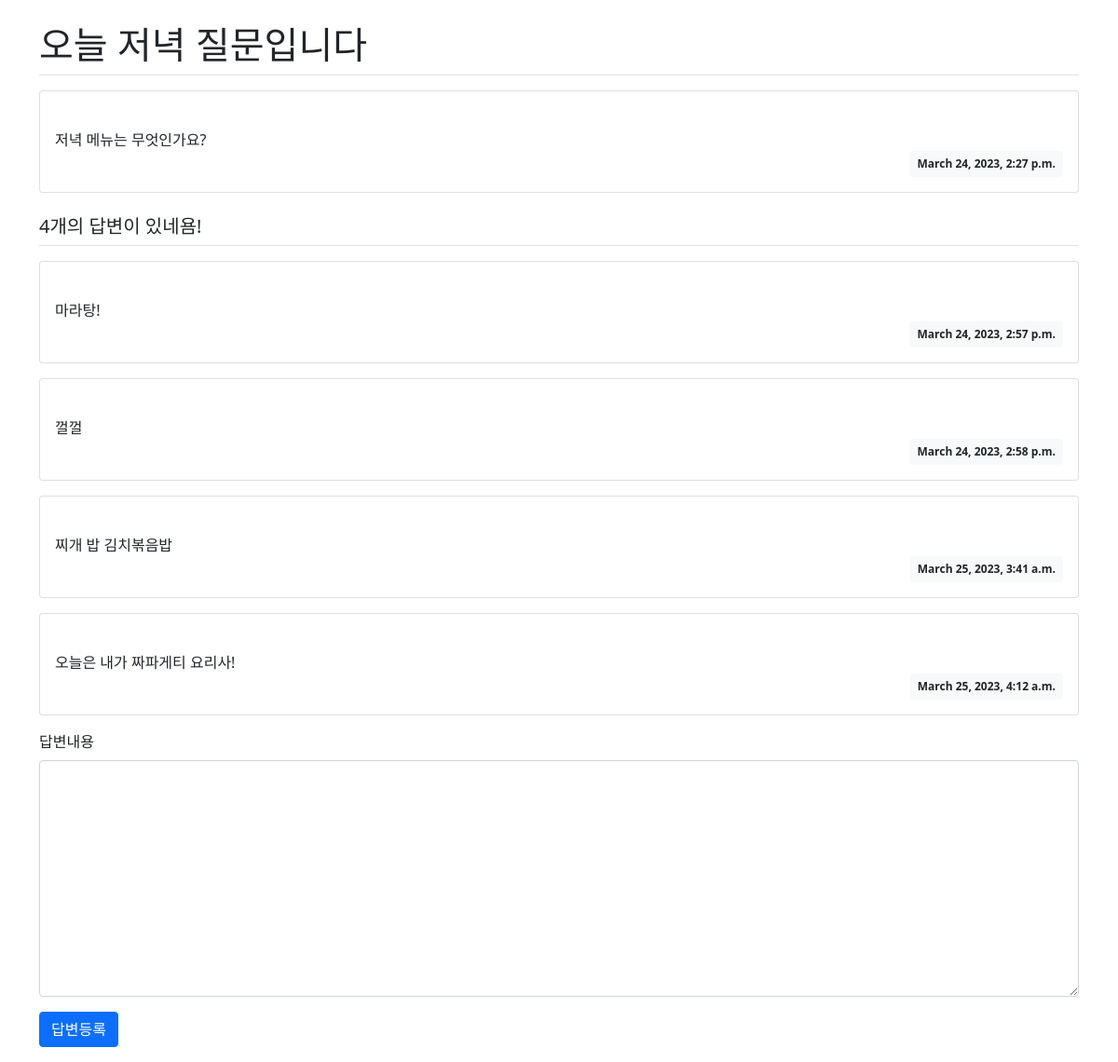
The app's page /pybo/5/ with its own data.
### pybo/models.py (models this page shows, shortened)
class Question(models.Model):
    subject = models.CharField(max_length = 200)
    content = models.TextField()
    create_date = models.DateTimeField()

class Answer(models.Model):
    question = models.ForeignKey(Question, on_delete = models.CASCADE)
    content = models.TextField()
    create_date = models.DateTimeField()

### pybo/views.py (the view)
# urls.py: path('<int:question_id>/', views.detail, name = "detail"),
def detail(request, question_id):
    question = get_object_or_404(Question, pk = question_id)
    context = { 'question' : question }
    return render(request, "pybo/question_detail.html", context)

### templates/pybo/question_detail.html (shortened to what this page needs)
{% load static %}
<link rel="stylesheet" type="text/css" href="{% static 'bootstrap.min.css' %}">
<div class="container my-3">
    <h1 class="border-bottom py-2">{{ question.subject }}</h1>
    <div class="card my-3">
        <div class="card-body">
            <div class="card-text" style="white-space: pre-line;">
                {{ question.content }}
            </div>
            <div class="d-flex justify-content-end">
                <div class="badge bg-light text-dark p-2">
                    {{ question.create_date }}
                </div>
            </div>
        </div>
    </div>
    <h5 class="border-bottom my-3 py-2">{{question.answer_set.count}}개의 답변이 있네욤!</h5>
    {% for answer in question.answer_set.all %}
    <div class="card my-3">
        <div class="card-body">
            <div class="card-text" style="white-space: pre-line;">
                {{ answer.content }}
            </div>
            <div class="d-flex justify-content-end">
                <div class="badge bg-light text-dark p-2">
                    {{ answer.create_date }}
                </div>
            </div>
        </div>
    </div>
    {% endfor %}
    <form action="{% url 'pybo:answer_create' question.id %}" method="post" class="my-3">
        <div class="mb-3">
            <label for="content" class="form-label">답변내용</label>
            <textarea name="content" id="content" class="form-control" rows="10"></textarea>
        </div>
        <input type="submit" value="답변등록" class="btn btn-primary">
    </form>
</div>

### records on screen
Question: subject "오늘 저녁 질문입니다", content "저녁 메뉴는 무엇인가요?", create_date "March 24, 2023, 2:27 p.m.", answer_set.count "4"
Answer: content "마라탕!", create_date "March 24, 2023, 2:57 p.m."
Answer: content "껄껄", create_date "March 24, 2023, 2:58 p.m."
Answer: content "찌개 밥 김치볶음밥", create_date "March 25, 2023, 3:41 a.m."
Answer: content "오늘은 내가 짜파게티 요리사!", create_date "March 25, 2023, 4:12 a.m."
